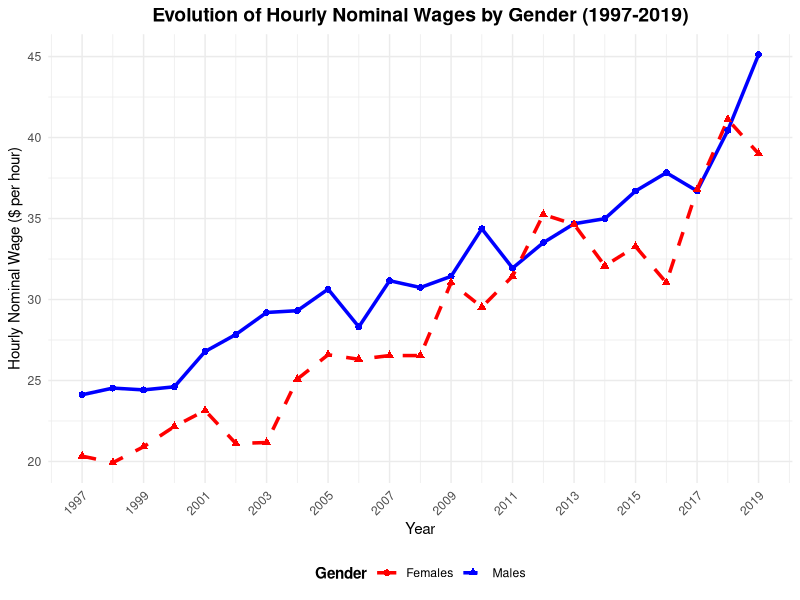
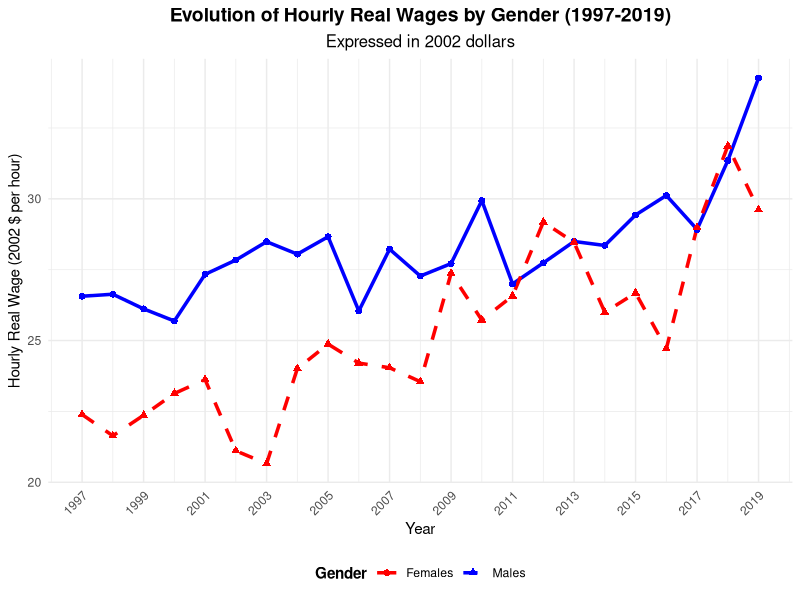
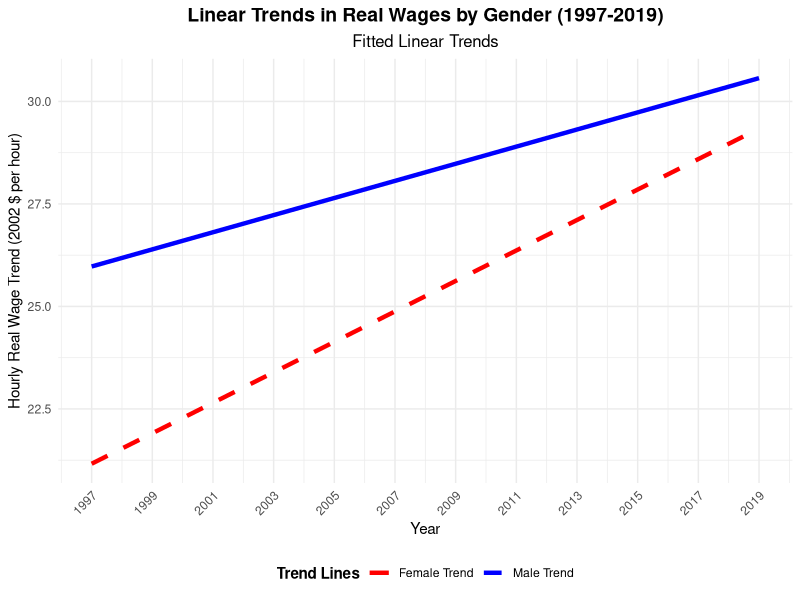
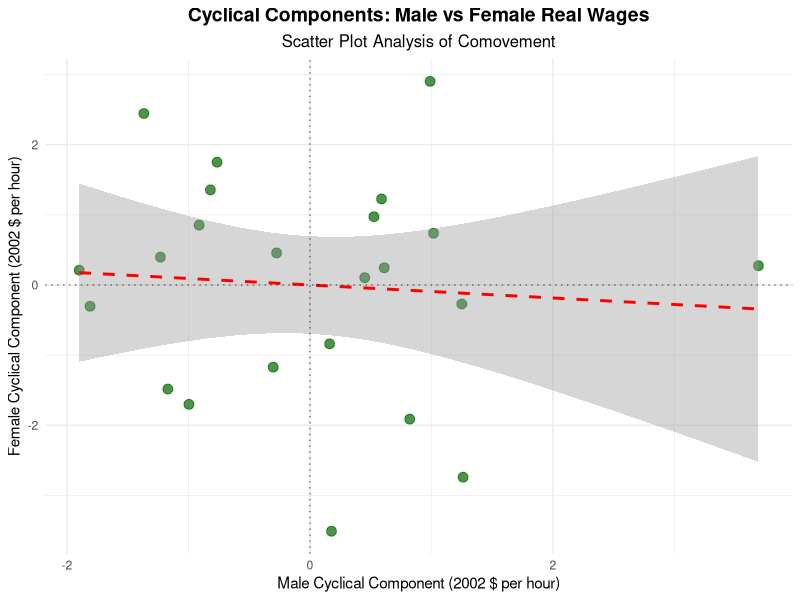
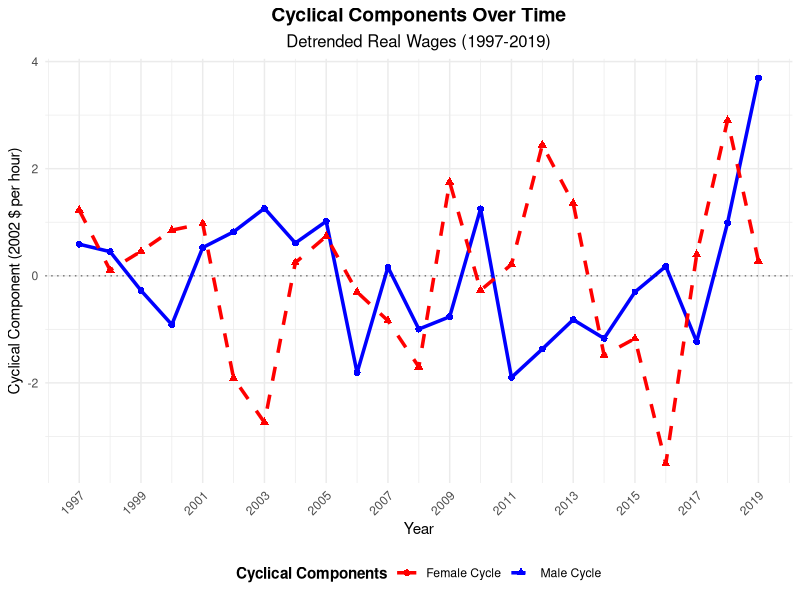

Reproduce these figures in R, in order.
#check your working directory
getwd()

#import your .csv file to your Global Environment
wage <- read.csv("Wage60.csv", header = TRUE, sep = ",")

# Load required library for plotting
library(ggplot2)

# Display basic information about the dataset
head(wage)
str(wage)
summary(wage)

# ============================================================================
# PART A - QUESTION 1: Plot evolution of hourly nominal wages for males and females
# ============================================================================

# Create the main plot for Question 1
q1_plot <- ggplot(wage, aes(x = Year)) +
  geom_line(aes(y = Males, color = "Males"), size = 1.2, linetype = "solid") +
  geom_line(aes(y = Females, color = "Females"), size = 1.2, linetype = "dashed") +
  geom_point(aes(y = Males, color = "Males"), size = 2, shape = 16) +
  geom_point(aes(y = Females, color = "Females"), size = 2, shape = 17) +
  labs(title = "Evolution of Hourly Nominal Wages by Gender (1997-2019)",
       x = "Year",
       y = "Hourly Nominal Wage ($ per hour)",
       color = "Gender") +
  scale_color_manual(values = c("Males" = "blue", "Females" = "red")) +
  theme_minimal() +
  theme(plot.title = element_text(hjust = 0.5, size = 14, face = "bold"),
        legend.position = "bottom",
        axis.text.x = element_text(angle = 45, hjust = 1),
        legend.title = element_text(face = "bold")) +
  scale_x_continuous(breaks = seq(1997, 2019, 2)) +
  guides(color = guide_legend(override.aes = list(linetype = c("solid", "dashed"),
                                                  shape = c(16, 17))))

print(q1_plot)

# ============================================================================
# PART A - QUESTION 2: Plot evolution of hourly real wages in 2002 dollars
# ============================================================================

# Calculate real wages in 2002 dollars (CPI base year = 2002, base = 100)
wage$Males_Real <- (wage$Males / wage$CPI) * 100
wage$Females_Real <- (wage$Females / wage$CPI) * 100

# Create the plot for Question 2
q2_plot <- ggplot(wage, aes(x = Year)) +
  geom_line(aes(y = Males_Real, color = "Males"), size = 1.2, linetype = "solid") +
  geom_line(aes(y = Females_Real, color = "Females"), size = 1.2, linetype = "dashed") +
  geom_point(aes(y = Males_Real, color = "Males"), size = 2, shape = 16) +
  geom_point(aes(y = Females_Real, color = "Females"), size = 2, shape = 17) +
  labs(title = "Evolution of Hourly Real Wages by Gender (1997-2019)",
       subtitle = "Expressed in 2002 dollars",
       x = "Year",
       y = "Hourly Real Wage (2002 $ per hour)",
       color = "Gender") +
  scale_color_manual(values = c("Males" = "blue", "Females" = "red")) +
  theme_minimal() +
  theme(plot.title = element_text(hjust = 0.5, size = 14, face = "bold"),
        plot.subtitle = element_text(hjust = 0.5, size = 12),
        legend.position = "bottom",
        axis.text.x = element_text(angle = 45, hjust = 1),
        legend.title = element_text(face = "bold")) +
  scale_x_continuous(breaks = seq(1997, 2019, 2)) +
  guides(color = guide_legend(override.aes = list(linetype = c("solid", "dashed"),
                                                  shape = c(16, 17))))

print(q2_plot)

# Display real wage summary statistics
real_wage_stats <- data.frame(
  Year = wage$Year,
  Males_Nominal = wage$Males,
  Females_Nominal = wage$Females,
  Males_Real = wage$Males_Real,
  Females_Real = wage$Females_Real,
  CPI = wage$CPI
)

print("Real Wage Summary (first 10 years):")
print(head(real_wage_stats, 10))

print("Real Wage Summary (last 5 years):")
print(tail(real_wage_stats, 5))

# Calculate growth rates for comparison
nominal_growth_male <- ((wage$Males[nrow(wage)] - wage$Males[1]) / wage$Males[1]) * 100
nominal_growth_female <- ((wage$Females[nrow(wage)] - wage$Females[1]) / wage$Females[1]) * 100
real_growth_male <- ((wage$Males_Real[nrow(wage)] - wage$Males_Real[1]) / wage$Males_Real[1]) * 100
real_growth_female <- ((wage$Females_Real[nrow(wage)] - wage$Females_Real[1]) / wage$Females_Real[1]) * 100

growth_comparison <- data.frame(
  Gender = c("Males", "Females"),
  Nominal_Growth_Percent = c(nominal_growth_male, nominal_growth_female),
  Real_Growth_Percent = c(real_growth_male, real_growth_female)
)

print("Growth Rate Comparison (1997-2019):")
print(growth_comparison)

# ============================================================================
# PART A - QUESTION 3: Fit linear trends to real wage series
# ============================================================================

# Create time variable for trend analysis (1997 = 1, 1998 = 2, etc.)
wage$time <- wage$Year - 1996

# Fit linear trends to real wage series
trend_males <- lm(Males_Real ~ time, data = wage)
trend_females <- lm(Females_Real ~ time, data = wage)

# Display trend regression results
print("Linear Trend Analysis - Males:")
print(summary(trend_males))

print("Linear Trend Analysis - Females:")
print(summary(trend_females))

# Extract coefficients
male_intercept <- coef(trend_males)[1]
male_slope <- coef(trend_males)[2]
female_intercept <- coef(trend_females)[1]
female_slope <- coef(trend_females)[2]

# Create trend predictions
wage$Male_Trend <- male_intercept + male_slope * wage$time
wage$Female_Trend <- female_intercept + female_slope * wage$time

# Plot the trends
q3_plot <- ggplot(wage, aes(x = Year)) +
  geom_line(aes(y = Male_Trend, color = "Male Trend"), size = 1.5, linetype = "solid") +
  geom_line(aes(y = Female_Trend, color = "Female Trend"), size = 1.5, linetype = "dashed") +
  labs(title = "Linear Trends in Real Wages by Gender (1997-2019)",
       subtitle = "Fitted Linear Trends",
       x = "Year",
       y = "Hourly Real Wage Trend (2002 $ per hour)",
       color = "Trend Lines") +
  scale_color_manual(values = c("Male Trend" = "blue", "Female Trend" = "red")) +
  theme_minimal() +
  theme(plot.title = element_text(hjust = 0.5, size = 14, face = "bold"),
        plot.subtitle = element_text(hjust = 0.5, size = 12),
        legend.position = "bottom",
        axis.text.x = element_text(angle = 45, hjust = 1),
        legend.title = element_text(face = "bold")) +
  scale_x_continuous(breaks = seq(1997, 2019, 2)) +
  guides(color = guide_legend(override.aes = list(linetype = c("solid", "dashed"))))

print(q3_plot)

# Calculate and display trend analysis
trend_analysis <- data.frame(
  Gender = c("Males", "Females"),
  Annual_Change = c(male_slope, female_slope),
  Intercept_1997 = c(male_intercept, female_intercept),
  Predicted_2019 = c(male_intercept + male_slope * 23, female_intercept + female_slope * 23)
)

print("Trend Analysis Results:")
print(trend_analysis)

# Calculate wage gap trend
wage$Gap_Trend <- wage$Male_Trend - wage$Female_Trend
initial_gap <- wage$Gap_Trend[1]
final_gap <- wage$Gap_Trend[nrow(wage)]
gap_change <- final_gap - initial_gap

print(paste("Initial wage gap (1997):", round(initial_gap, 2), "dollars"))
print(paste("Final wage gap (2019):", round(final_gap, 2), "dollars"))
print(paste("Change in wage gap:", round(gap_change, 2), "dollars"))
print(paste("Annual change in wage gap:", round(gap_change/22, 4), "dollars per year"))

# ============================================================================
# PART A - QUESTION 4: Detrend real wages and analyze cyclical components
# ============================================================================

# Calculate cyclical components (detrended series)
wage$Male_Cycle <- wage$Males_Real - wage$Male_Trend
wage$Female_Cycle <- wage$Females_Real - wage$Female_Trend

# Create scatter plot to analyze comovement
q4_plot <- ggplot(wage, aes(x = Male_Cycle, y = Female_Cycle)) +
  geom_point(size = 3, color = "darkgreen", alpha = 0.7) +
  geom_smooth(method = "lm", se = TRUE, color = "red", linetype = "dashed") +
  geom_hline(yintercept = 0, linetype = "dotted", alpha = 0.5) +
  geom_vline(xintercept = 0, linetype = "dotted", alpha = 0.5) +
  labs(title = "Cyclical Components: Male vs Female Real Wages",
       subtitle = "Scatter Plot Analysis of Comovement",
       x = "Male Cyclical Component (2002 $ per hour)",
       y = "Female Cyclical Component (2002 $ per hour)") +
  theme_minimal() +
  theme(plot.title = element_text(hjust = 0.5, size = 14, face = "bold"),
        plot.subtitle = element_text(hjust = 0.5, size = 12))

print(q4_plot)

# Calculate correlation between cyclical components
cycle_correlation <- cor(wage$Male_Cycle, wage$Female_Cycle)
print(paste("Correlation between male and female cyclical components:", round(cycle_correlation, 4)))

# Fit regression line to analyze relationship
cycle_regression <- lm(Female_Cycle ~ Male_Cycle, data = wage)
print("Regression Analysis - Female Cycle vs Male Cycle:")
print(summary(cycle_regression))

# Display cyclical components data
cyclical_data <- data.frame(
  Year = wage$Year,
  Male_Real = wage$Males_Real,
  Female_Real = wage$Females_Real,
  Male_Trend = wage$Male_Trend,
  Female_Trend = wage$Female_Trend,
  Male_Cycle = wage$Male_Cycle,
  Female_Cycle = wage$Female_Cycle
)

print("Cyclical Components Summary:")
print(head(cyclical_data, 10))
print(tail(cyclical_data, 5))

# Create time series plot of cyclical components
q4_time_plot <- ggplot(wage, aes(x = Year)) +
  geom_line(aes(y = Male_Cycle, color = "Male Cycle"), size = 1.2, linetype = "solid") +
  geom_line(aes(y = Female_Cycle, color = "Female Cycle"), size = 1.2, linetype = "dashed") +
  geom_point(aes(y = Male_Cycle, color = "Male Cycle"), size = 2, shape = 16) +
  geom_point(aes(y = Female_Cycle, color = "Female Cycle"), size = 2, shape = 17) +
  geom_hline(yintercept = 0, linetype = "dotted", alpha = 0.5) +
  labs(title = "Cyclical Components Over Time",
       subtitle = "Detrended Real Wages (1997-2019)",
       x = "Year",
       y = "Cyclical Component (2002 $ per hour)",
       color = "Cyclical Components") +
  scale_color_manual(values = c("Male Cycle" = "blue", "Female Cycle" = "red")) +
  theme_minimal() +
  theme(plot.title = element_text(hjust = 0.5, size = 14, face = "bold"),
        plot.subtitle = element_text(hjust = 0.5, size = 12),
        legend.position = "bottom",
        axis.text.x = element_text(angle = 45, hjust = 1),
        legend.title = element_text(face = "bold")) +
  scale_x_continuous(breaks = seq(1997, 2019, 2)) +
  guides(color = guide_legend(override.aes = list(linetype = c("solid", "dashed"),
                                                  shape = c(16, 17))))

print(q4_time_plot)

# Summary statistics for cyclical components
cycle_stats <- data.frame(
  Gender = c("Males", "Females"),
  Mean_Cycle = c(mean(wage$Male_Cycle), mean(wage$Female_Cycle)),
  Std_Dev_Cycle = c(sd(wage$Male_Cycle), sd(wage$Female_Cycle)),
  Min_Cycle = c(min(wage$Male_Cycle), min(wage$Female_Cycle)),
  Max_Cycle = c(max(wage$Male_Cycle), max(wage$Female_Cycle))
)

print("Cyclical Component Statistics:")
print(cycle_stats)
